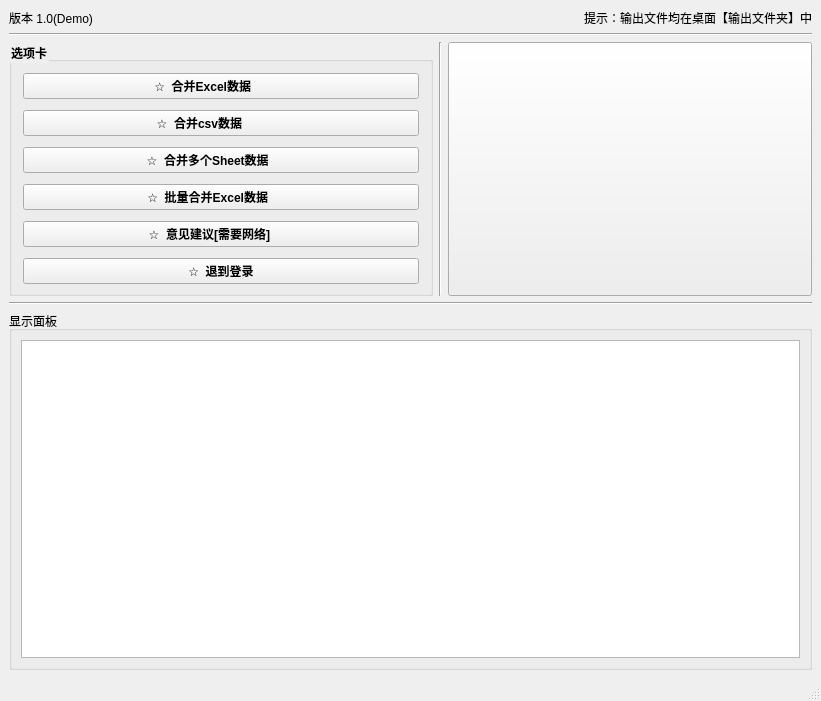
<?xml version="1.0" encoding="UTF-8"?>
<ui version="4.0">
 <class>MainWindow</class>
 <widget class="QMainWindow" name="MainWindow">
  <property name="geometry">
   <rect>
    <x>0</x>
    <y>0</y>
    <width>821</width>
    <height>701</height>
   </rect>
  </property>
  <property name="sizePolicy">
   <sizepolicy hsizetype="Ignored" vsizetype="Preferred">
    <horstretch>0</horstretch>
    <verstretch>0</verstretch>
   </sizepolicy>
  </property>
  <property name="minimumSize">
   <size>
    <width>821</width>
    <height>701</height>
   </size>
  </property>
  <property name="windowTitle">
   <string>Excel文件处理</string>
  </property>
  <property name="styleSheet">
   <string notr="true">QPushButton { 
    background-image: url(gg03.png);
}</string>
  </property>
  <widget class="QWidget" name="centralwidget">
   <layout class="QVBoxLayout" name="verticalLayout_3">
    <item>
     <layout class="QVBoxLayout" name="verticalLayout_2" stretch="0,0,1,0,12">
      <item>
       <layout class="QHBoxLayout" name="horizontalLayout_2">
        <item>
         <widget class="QLabel" name="label">
          <property name="text">
           <string>版本 1.0(Demo)</string>
          </property>
         </widget>
        </item>
        <item>
         <widget class="QLabel" name="label_2">
          <property name="sizePolicy">
           <sizepolicy hsizetype="Fixed" vsizetype="Preferred">
            <horstretch>0</horstretch>
            <verstretch>0</verstretch>
           </sizepolicy>
          </property>
          <property name="font">
           <font>
            <pointsize>9</pointsize>
            <italic>false</italic>
            <bold>false</bold>
           </font>
          </property>
          <property name="text">
           <string>提示：输出文件均在桌面【输出文件夹】中</string>
          </property>
         </widget>
        </item>
       </layout>
      </item>
      <item>
       <widget class="Line" name="line_3">
        <property name="orientation">
         <enum>Qt::Orientation::Horizontal</enum>
        </property>
       </widget>
      </item>
      <item>
       <layout class="QHBoxLayout" name="horizontalLayout" stretch="7,0,6">
        <item>
         <widget class="QGroupBox" name="groupBox">
          <property name="sizePolicy">
           <sizepolicy hsizetype="MinimumExpanding" vsizetype="Minimum">
            <horstretch>0</horstretch>
            <verstretch>0</verstretch>
           </sizepolicy>
          </property>
          <property name="font">
           <font>
            <italic>false</italic>
            <fontweight>ExtraBold</fontweight>
           </font>
          </property>
          <property name="mouseTracking">
           <bool>false</bool>
          </property>
          <property name="styleSheet">
           <string notr="true">QPushButton{
	font-weight:600;
}


QPushButton:hover { 
    color:red;
	font-size:20px;
	
}


#groupBox{
	font-weight:800;
}
</string>
          </property>
          <property name="title">
           <string>选项卡</string>
          </property>
          <layout class="QVBoxLayout" name="verticalLayout">
           <property name="spacing">
            <number>11</number>
           </property>
           <property name="sizeConstraint">
            <enum>QLayout::SizeConstraint::SetNoConstraint</enum>
           </property>
           <property name="leftMargin">
            <number>11</number>
           </property>
           <property name="topMargin">
            <number>11</number>
           </property>
           <property name="rightMargin">
            <number>11</number>
           </property>
           <item>
            <widget class="QPushButton" name="pushButton1">
             <property name="sizePolicy">
              <sizepolicy hsizetype="MinimumExpanding" vsizetype="Minimum">
               <horstretch>0</horstretch>
               <verstretch>0</verstretch>
              </sizepolicy>
             </property>
             <property name="baseSize">
              <size>
               <width>0</width>
               <height>0</height>
              </size>
             </property>
             <property name="text">
              <string>☆  合并Excel数据           </string>
             </property>
             <property name="iconSize">
              <size>
               <width>30</width>
               <height>30</height>
              </size>
             </property>
             <property name="autoRepeatDelay">
              <number>300</number>
             </property>
             <property name="autoRepeatInterval">
              <number>100</number>
             </property>
            </widget>
           </item>
           <item>
            <widget class="QPushButton" name="pushButton2">
             <property name="sizePolicy">
              <sizepolicy hsizetype="Minimum" vsizetype="Minimum">
               <horstretch>0</horstretch>
               <verstretch>0</verstretch>
              </sizepolicy>
             </property>
             <property name="text">
              <string>☆  合并csv数据             </string>
             </property>
            </widget>
           </item>
           <item>
            <widget class="QPushButton" name="pushButton4">
             <property name="sizePolicy">
              <sizepolicy hsizetype="Minimum" vsizetype="Minimum">
               <horstretch>0</horstretch>
               <verstretch>0</verstretch>
              </sizepolicy>
             </property>
             <property name="text">
              <string>☆  合并多个Sheet数据        </string>
             </property>
            </widget>
           </item>
           <item>
            <widget class="QPushButton" name="pushButton3">
             <property name="sizePolicy">
              <sizepolicy hsizetype="Minimum" vsizetype="Minimum">
               <horstretch>0</horstretch>
               <verstretch>0</verstretch>
              </sizepolicy>
             </property>
             <property name="text">
              <string>☆  批量合并Excel数据        </string>
             </property>
            </widget>
           </item>
           <item>
            <widget class="QPushButton" name="pushButton5">
             <property name="sizePolicy">
              <sizepolicy hsizetype="Minimum" vsizetype="Minimum">
               <horstretch>0</horstretch>
               <verstretch>0</verstretch>
              </sizepolicy>
             </property>
             <property name="text">
              <string>☆  意见建议[需要网络]       </string>
             </property>
            </widget>
           </item>
           <item>
            <widget class="QPushButton" name="pushButton_re_login">
             <property name="text">
              <string>☆  退到登录</string>
             </property>
            </widget>
           </item>
          </layout>
         </widget>
        </item>
        <item>
         <widget class="Line" name="line">
          <property name="orientation">
           <enum>Qt::Orientation::Vertical</enum>
          </property>
         </widget>
        </item>
        <item>
         <widget class="QPushButton" name="pushButton_6">
          <property name="sizePolicy">
           <sizepolicy hsizetype="Minimum" vsizetype="Preferred">
            <horstretch>0</horstretch>
            <verstretch>0</verstretch>
           </sizepolicy>
          </property>
          <property name="text">
           <string/>
          </property>
         </widget>
        </item>
       </layout>
      </item>
      <item>
       <widget class="Line" name="line_2">
        <property name="orientation">
         <enum>Qt::Orientation::Horizontal</enum>
        </property>
       </widget>
      </item>
      <item>
       <widget class="QGroupBox" name="groupBox_2">
        <property name="title">
         <string>显示面板</string>
        </property>
        <layout class="QVBoxLayout" name="verticalLayout_4">
         <item>
          <widget class="QTextEdit" name="textEdit"/>
         </item>
        </layout>
       </widget>
      </item>
     </layout>
    </item>
   </layout>
  </widget>
  <widget class="QStatusBar" name="statusbar"/>
 </widget>
 <resources/>
 <connections/>
</ui>
